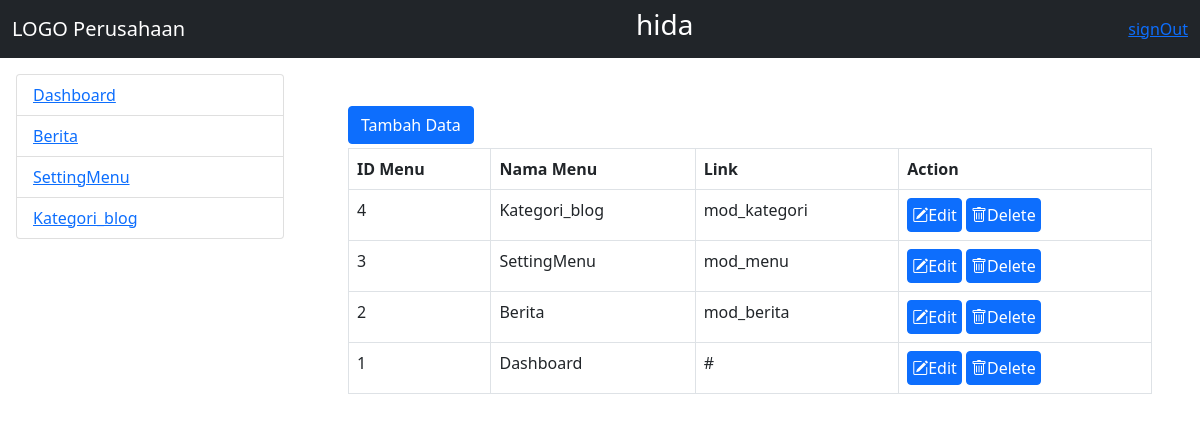
Page /admin/home.php?modul=mod_menu (signed in) on the committed database.
### tables this page shows
CREATE TABLE `mst_menu` (
  `idmenu` int(11) NOT NULL,
  `nmmenu` varchar(20) NOT NULL,
  `link` varchar(30) NOT NULL,
  `is_active` tinyint(4) NOT NULL
);

### admin/mod_menu/index.php (the view, shortened to what this page needs)
<?php
include_once "menuCtrl.php";
if(!isset($_GET['act'])){
?>
<a href="?modul=mod_menu&act=add" class="btn btn-primary btn-xs mb-1">Tambah Data</a>
<table class="table table-bordered">
	<tr>
		<th>ID Menu</th>
		<th>Nama Menu</th>
		<th>Link</th>
		<th>Action</th>
	</tr>
	<?php
	$qry_listmenu = mysqli_query($connect_db,"select * from mst_menu order by idmenu DESC")
			or die("gagal akses table mst_menu ".mysqli_error($connect_db));
	while($row = mysqli_fetch_array($qry_listmenu)){
	?>
	<tr>
		<td><?php echo $row['idmenu']; ?></td>
		<td><?= $row['nmmenu']; ?></td>
		<td><?= $row['link']; ?></td>
		<td>
			<a href="?modul=mod_menu&act=edit&id=<?= $row['idmenu']; ?>" class="btn btn-xs btn-primary p-1"><i
					class="bi bi-pencil-square"></i>Edit</a>
			<a href="?modul=mod_menu&act=delete&id=<?= $row['idmenu']; ?>" class="btn btn-xs btn-primary p-1">
				<i class="bi bi-trash"></i>Delete</a>
		</td>
	</tr>
	<?php
		}
	?>
</table>
<?php
}
 ?>

### admin/menu.php (shortened to what this page needs)
<!DOCTYPE html>
<html lang="en">
<head>
</head>
<body>
	<?php
	$qry_menu = mysqli_query($connect_db, "select * from mst_menu") or die("view menu".mysqli_error($connect_db));
	?>
	<ul class="list-group">
		<?php
		while($row = mysqli_fetch_array($qry_menu)){
		?>
		<li class="list-group-item">
			<a href="?modul=<?= $row['link']; ?>"><?= $row['nmmenu']; ?></a>
		</li>
		<?php } ?>
	</ul>
</body>
</html>

### rows in the picture
mst_menu: nmmenu "Dashboard", idmenu "1", link "#"
mst_menu: nmmenu "Berita", idmenu "2", link "mod_berita"
mst_menu: nmmenu "SettingMenu", idmenu "3", link "mod_menu"
mst_menu: nmmenu "Kategori_blog", idmenu "4", link "mod_kategori"

### other values in the picture
$_SESSION['userlogin'] "hida"
